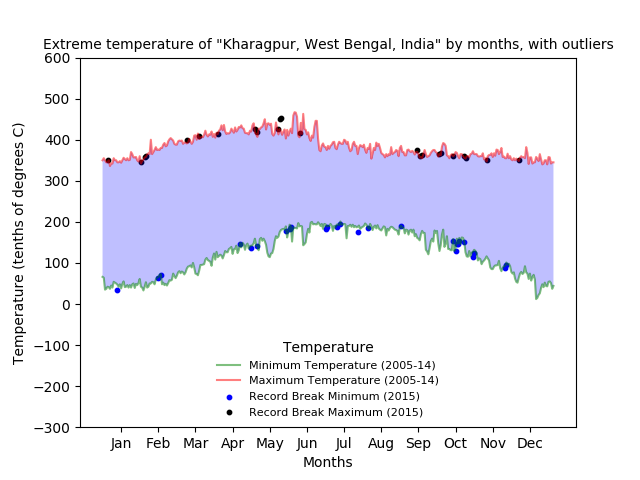

Recreate this plot in Python.

# coding: utf-8

# # Assignment 2
# 
# Before working on this assignment please read these instructions fully. In the submission area, you will notice that you can click the link to **Preview the Grading** for each step of the assignment. This is the criteria that will be used for peer grading. Please familiarize yourself with the criteria before beginning the assignment.
# 
# An NOAA dataset has been stored in the file `data/C2A2_data/BinnedCsvs_d25/95a36bccd19775da17da3ef1f16841967a571944d768cf29975f87e4.csv`. The data for this assignment comes from a subset of The National Centers for Environmental Information (NCEI) [Daily Global Historical Climatology Network](https://www1.ncdc.noaa.gov/pub/data/ghcn/daily/readme.txt) (GHCN-Daily). The GHCN-Daily is comprised of daily climate records from thousands of land surface stations across the globe.
# 
# Each row in the assignment datafile corresponds to a single observation.
# 
# The following variables are provided to you:
# 
# * **id** : station identification code
# * **date** : date in YYYY-MM-DD format (e.g. 2012-01-24 = January 24, 2012)
# * **element** : indicator of element type
#     * TMAX : Maximum temperature (tenths of degrees C)
#     * TMIN : Minimum temperature (tenths of degrees C)
# * **value** : data value for element (tenths of degrees C)
# 
# For this assignment, you must:
# 
# 1. Read the documentation and familiarize yourself with the dataset, then write some python code which returns a line graph of the record high and record low temperatures by day of the year over the period 2005-2014. The area between the record high and record low temperatures for each day should be shaded.
# 2. Overlay a scatter of the 2015 data for any points (highs and lows) for which the ten year record (2005-2014) record high or record low was broken in 2015.
# 3. Watch out for leap days (i.e. February 29th), it is reasonable to remove these points from the dataset for the purpose of this visualization.
# 4. Make the visual nice! Leverage principles from the first module in this course when developing your solution. Consider issues such as legends, labels, and chart junk.
# 
# The data you have been given is near **Kharagpur, West Bengal, India**, and the stations the data comes from are shown on the map below.

# In[1]:

import matplotlib.pyplot as plt
import mplleaflet
import pandas as pd

def leaflet_plot_stations(binsize, hashid):

    df = pd.read_csv('data/C2A2_data/BinSize_d{}.csv'.format(binsize))

    station_locations_by_hash = df[df['hash'] == hashid]

    lons = station_locations_by_hash['LONGITUDE'].tolist()
    lats = station_locations_by_hash['LATITUDE'].tolist()

    plt.figure(figsize=(8,8))

    plt.scatter(lons, lats, c='r', alpha=0.7, s=200)

    return mplleaflet.display()

leaflet_plot_stations(25,'95a36bccd19775da17da3ef1f16841967a571944d768cf29975f87e4')


# In[6]:

import pandas as pd
import numpy as np
import matplotlib.pyplot as plt
get_ipython().magic('matplotlib notebook')

df1 = pd.read_csv('./data/C2A2_data/BinnedCsvs_d25/95a36bccd19775da17da3ef1f16841967a571944d768cf29975f87e4.csv')

minimum = []
maximum = []
month = []
df1 = df1[~(df1['Date'].str.endswith(r'02-29'))]
times1 = pd.DatetimeIndex(df1['Date'])


df = df1[times1.year != 2015]
times = pd.DatetimeIndex(df['Date'])
for j in df.groupby([times.month, times.day]):
    minimum.append(min(j[1]['Data_Value']))
    maximum.append(max(j[1]['Data_Value']))
    
df2015 = df1[times1.year == 2015]
times2015 = pd.DatetimeIndex(df2015['Date'])
minimum2015 = []
maximum2015 = []
for j in df2015.groupby([times2015.month, times2015.day]):
    minimum2015.append(min(j[1]['Data_Value']))
    maximum2015.append(max(j[1]['Data_Value']))
    
minaxis = []
maxaxis = []
minvals = []
maxvals = []
for i in range(len(minimum)):
    if((minimum[i] - minimum2015[i]) > 0):
        minaxis.append(i)
        minvals.append(minimum2015[i])
    if((maximum[i] - maximum2015[i]) < 0):
        maxaxis.append(i)
        maxvals.append(maximum2015[i])

plt.figure()
colors = ['green', 'red']
plt.plot(minimum, c='green', alpha = 0.5, label = 'Minimum Temperature (2005-14)')
plt.plot(maximum, c ='red', alpha = 0.5, label = 'Maximum Temperature (2005-14)')
plt.scatter(minaxis, minvals, s = 10, c = 'blue', label = 'Record Break Minimum (2015)')
plt.scatter(maxaxis, maxvals, s = 10, c = 'black', label = 'Record Break Maximum (2015)')
plt.gca().fill_between(range(len(minimum)), 
                       minimum, maximum, 
                       facecolor='blue', 
                       alpha=0.25)

plt.ylim(-300, 600)
plt.legend(loc = 8, frameon=False, title='Temperature', fontsize=8)
plt.xticks( np.linspace(15,15 + 30*11 , num = 12), (r'Jan', r'Feb', r'Mar', r'Apr', r'May', r'Jun', r'Jul', r'Aug', r'Sep', r'Oct', r'Nov', r'Dec') )
plt.xlabel('Months')
plt.ylabel('Temperature (tenths of degrees C)')
plt.title(r'Extreme temperature of "Kharagpur, West Bengal, India" by months, with outliers', fontsize=10)
plt.show()


# In[ ]:
